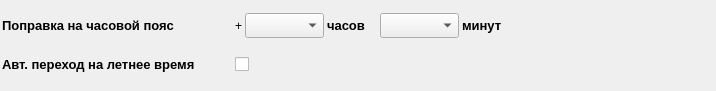
<?xml version="1.0" encoding="UTF-8"?>
<ui version="4.0">
 <class>clockConfig</class>
 <widget class="QWidget" name="clockConfig">
  <property name="geometry">
   <rect>
    <x>0</x>
    <y>0</y>
    <width>716</width>
    <height>91</height>
   </rect>
  </property>
  <property name="windowTitle">
   <string>Form</string>
  </property>
  <layout class="QVBoxLayout" name="verticalLayout">
   <property name="spacing">
    <number>3</number>
   </property>
   <property name="leftMargin">
    <number>2</number>
   </property>
   <property name="topMargin">
    <number>2</number>
   </property>
   <property name="rightMargin">
    <number>2</number>
   </property>
   <property name="bottomMargin">
    <number>2</number>
   </property>
   <item>
    <layout class="QHBoxLayout" name="horizontalLayout_14">
     <item>
      <widget class="QLabel" name="labelClockCorrection">
       <property name="minimumSize">
        <size>
         <width>230</width>
         <height>25</height>
        </size>
       </property>
       <property name="maximumSize">
        <size>
         <width>230</width>
         <height>25</height>
        </size>
       </property>
       <property name="font">
        <font>
         <pointsize>10</pointsize>
         <weight>75</weight>
         <bold>true</bold>
        </font>
       </property>
       <property name="text">
        <string>Поправка на часовой пояс</string>
       </property>
      </widget>
     </item>
     <item>
      <widget class="QLabel" name="label_18">
       <property name="text">
        <string>+</string>
       </property>
      </widget>
     </item>
     <item>
      <widget class="QComboBox" name="comboBoxClockCorrectionHours">
       <property name="minimumSize">
        <size>
         <width>50</width>
         <height>25</height>
        </size>
       </property>
       <property name="maximumSize">
        <size>
         <width>100</width>
         <height>25</height>
        </size>
       </property>
       <property name="font">
        <font>
         <pointsize>10</pointsize>
         <weight>75</weight>
         <bold>true</bold>
        </font>
       </property>
      </widget>
     </item>
     <item>
      <widget class="QLabel" name="labelClockCorrection_4">
       <property name="minimumSize">
        <size>
         <width>50</width>
         <height>25</height>
        </size>
       </property>
       <property name="maximumSize">
        <size>
         <width>50</width>
         <height>25</height>
        </size>
       </property>
       <property name="font">
        <font>
         <pointsize>10</pointsize>
         <weight>75</weight>
         <bold>true</bold>
        </font>
       </property>
       <property name="text">
        <string>часов</string>
       </property>
      </widget>
     </item>
     <item>
      <widget class="QComboBox" name="comboBoxClockCorrectionMinutes">
       <property name="minimumSize">
        <size>
         <width>50</width>
         <height>25</height>
        </size>
       </property>
       <property name="maximumSize">
        <size>
         <width>100</width>
         <height>25</height>
        </size>
       </property>
       <property name="font">
        <font>
         <pointsize>10</pointsize>
         <weight>75</weight>
         <bold>true</bold>
        </font>
       </property>
      </widget>
     </item>
     <item>
      <widget class="QLabel" name="labelClockCorrection_5">
       <property name="minimumSize">
        <size>
         <width>50</width>
         <height>25</height>
        </size>
       </property>
       <property name="maximumSize">
        <size>
         <width>50</width>
         <height>25</height>
        </size>
       </property>
       <property name="font">
        <font>
         <pointsize>10</pointsize>
         <weight>75</weight>
         <bold>true</bold>
        </font>
       </property>
       <property name="text">
        <string>минут</string>
       </property>
      </widget>
     </item>
     <item>
      <spacer name="horizontalSpacer_13">
       <property name="orientation">
        <enum>Qt::Horizontal</enum>
       </property>
       <property name="sizeHint" stdset="0">
        <size>
         <width>40</width>
         <height>20</height>
        </size>
       </property>
      </spacer>
     </item>
    </layout>
   </item>
   <item>
    <layout class="QHBoxLayout" name="horizontalLayout">
     <item>
      <widget class="QLabel" name="label">
       <property name="minimumSize">
        <size>
         <width>230</width>
         <height>25</height>
        </size>
       </property>
       <property name="maximumSize">
        <size>
         <width>230</width>
         <height>25</height>
        </size>
       </property>
       <property name="font">
        <font>
         <pointsize>10</pointsize>
         <weight>75</weight>
         <bold>true</bold>
        </font>
       </property>
       <property name="text">
        <string>Авт. переход на летнее время</string>
       </property>
      </widget>
     </item>
     <item>
      <widget class="QCheckBox" name="checkBoxClockSetDaylight">
       <property name="minimumSize">
        <size>
         <width>0</width>
         <height>25</height>
        </size>
       </property>
       <property name="maximumSize">
        <size>
         <width>16777215</width>
         <height>25</height>
        </size>
       </property>
       <property name="font">
        <font>
         <pointsize>10</pointsize>
         <weight>75</weight>
         <bold>true</bold>
        </font>
       </property>
       <property name="text">
        <string/>
       </property>
      </widget>
     </item>
     <item>
      <spacer name="horizontalSpacer">
       <property name="orientation">
        <enum>Qt::Horizontal</enum>
       </property>
       <property name="sizeHint" stdset="0">
        <size>
         <width>40</width>
         <height>20</height>
        </size>
       </property>
      </spacer>
     </item>
    </layout>
   </item>
  </layout>
 </widget>
 <resources/>
 <connections/>
</ui>
